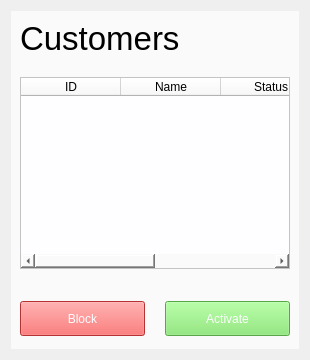
         <widget class="QWidget" name="Customers_Page">
          <layout class="QVBoxLayout" name="verticalLayout_52">
           <item>
            <widget class="QFrame" name="Customers_Frame">
             <property name="styleSheet">
              <string notr="true">background-color: rgb(244, 244, 244);
color: rgb(0, 0, 0);</string>
             </property>
             <property name="frameShape">
              <enum>QFrame::NoFrame</enum>
             </property>
             <property name="frameShadow">
              <enum>QFrame::Raised</enum>
             </property>
             <layout class="QHBoxLayout" name="horizontalLayout_19" stretch="2">
              <property name="spacing">
               <number>0</number>
              </property>
              <property name="leftMargin">
               <number>0</number>
              </property>
              <property name="topMargin">
               <number>0</number>
              </property>
              <property name="rightMargin">
               <number>0</number>
              </property>
              <property name="bottomMargin">
               <number>0</number>
              </property>
              <item>
               <widget class="QFrame" name="Customers_List_Frame">
                <property name="styleSheet">
                 <string notr="true">background-color: rgb(250, 250, 250);color: rgb(0, 0, 0);</string>
                </property>
                <property name="frameShape">
                 <enum>QFrame::NoFrame</enum>
                </property>
                <property name="frameShadow">
                 <enum>QFrame::Raised</enum>
                </property>
                <layout class="QVBoxLayout" name="verticalLayout_42">
                 <property name="spacing">
                  <number>20</number>
                 </property>
                 <property name="bottomMargin">
                  <number>0</number>
                 </property>
                 <item>
                  <widget class="QLabel" name="label_8">
                   <property name="maximumSize">
                    <size>
                     <width>16777215</width>
                     <height>50</height>
                    </size>
                   </property>
                   <property name="font">
                    <font>
                     <family>Helvetica</family>
                     <pointsize>25</pointsize>
                    </font>
                   </property>
                   <property name="text">
                    <string>Customers</string>
                   </property>
                  </widget>
                 </item>
                 <item>
                  <widget class="QTableWidget" name="Customers_tableWidget">
                   <property name="styleSheet">
                    <string notr="true">QTableWidget {
	color: rgb(0, 0, 0);
	selection-color: rgb(0, 0, 0);
	background-color: rgb(254, 253, 255);
	gridline-color: rgb(191, 191, 191);
	selection-background-color:rgba(0, 0, 0, 13)
}</string>
                   </property>
                   <property name="editTriggers">
                    <set>QAbstractItemView::NoEditTriggers</set>
                   </property>
                   <property name="selectionMode">
                    <enum>QAbstractItemView::SingleSelection</enum>
                   </property>
                   <property name="selectionBehavior">
                    <enum>QAbstractItemView::SelectRows</enum>
                   </property>
                   <property name="sortingEnabled">
                    <bool>true</bool>
                   </property>
                   <attribute name="horizontalHeaderStretchLastSection">
                    <bool>true</bool>
                   </attribute>
                   <column>
                    <property name="text">
                     <string>ID</string>
                    </property>
                   </column>
                   <column>
                    <property name="text">
                     <string>Name</string>
                    </property>
                   </column>
                   <column>
                    <property name="text">
                     <string>Status</string>
                    </property>
                   </column>
                   <column>
                    <property name="text">
                     <string>Email</string>
                    </property>
                   </column>
                  </widget>
                 </item>
                 <item alignment="Qt::AlignRight">
                  <widget class="QFrame" name="frame_35">
                   <property name="minimumSize">
                    <size>
                     <width>200</width>
                     <height>60</height>
                    </size>
                   </property>
                   <property name="maximumSize">
                    <size>
                     <width>425</width>
                     <height>60</height>
                    </size>
                   </property>
                   <property name="frameShape">
                    <enum>QFrame::NoFrame</enum>
                   </property>
                   <property name="frameShadow">
                    <enum>QFrame::Raised</enum>
                   </property>
                   <layout class="QHBoxLayout" name="horizontalLayout_29">
                    <property name="spacing">
                     <number>20</number>
                    </property>
                    <property name="leftMargin">
                     <number>0</number>
                    </property>
                    <property name="topMargin">
                     <number>0</number>
                    </property>
                    <property name="rightMargin">
                     <number>0</number>
                    </property>
                    <property name="bottomMargin">
                     <number>0</number>
                    </property>
                    <item>
                     <widget class="QPushButton" name="Customer_Block_pushButton">
                      <property name="minimumSize">
                       <size>
                        <width>125</width>
                        <height>35</height>
                       </size>
                      </property>
                      <property name="maximumSize">
                       <size>
                        <width>16777215</width>
                        <height>35</height>
                       </size>
                      </property>
                      <property name="font">
                       <font>
                        <family>Helvetica</family>
                       </font>
                      </property>
                      <property name="styleSheet">
                       <string notr="true">QPushButton {
	color: rgb(254, 253, 255);
	background-color: rgb(253, 70, 70);
	border:0xp;
}

QPushButton:hover {
	background-color: rgb(255, 92, 87);
}

QPushButton:pressed {
	background-color: rgb(221, 61, 61);
}</string>
                      </property>
                      <property name="text">
                       <string>Block</string>
                      </property>
                     </widget>
                    </item>
                    <item>
                     <widget class="QPushButton" name="Customer_Activate_pushButton">
                      <property name="minimumSize">
                       <size>
                        <width>125</width>
                        <height>35</height>
                       </size>
                      </property>
                      <property name="maximumSize">
                       <size>
                        <width>16777215</width>
                        <height>35</height>
                       </size>
                      </property>
                      <property name="font">
                       <font>
                        <family>Helvetica</family>
                       </font>
                      </property>
                      <property name="styleSheet">
                       <string notr="true">QPushButton {
	color: rgb(254, 253, 255);
	background-color: rgb(123, 232, 101);
	border:0xp;
}

QPushButton:hover {
	background-color:rgb(125, 253, 110);
}

QPushButton:pressed {
	background-color: rgb(97, 197, 85)
}</string>
                      </property>
                      <property name="text">
                       <string>Activate</string>
                      </property>
                     </widget>
                    </item>
                   </layout>
                  </widget>
                 </item>
                </layout>
               </widget>
              </item>
             </layout>
            </widget>
           </item>
          </layout>
         </widget>
